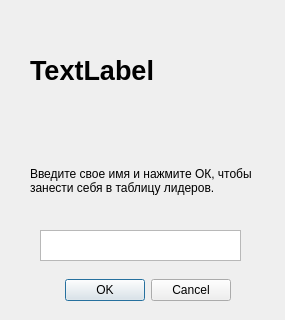
<?xml version="1.0" encoding="UTF-8"?>
<ui version="4.0">
 <class>VictoryWindow</class>
 <widget class="QDialog" name="VictoryWindow">
  <property name="geometry">
   <rect>
    <x>0</x>
    <y>0</y>
    <width>285</width>
    <height>320</height>
   </rect>
  </property>
  <property name="windowTitle">
   <string>Победа!</string>
  </property>
  <property name="modal">
   <bool>true</bool>
  </property>
  <widget class="QDialogButtonBox" name="buttonBox">
   <property name="geometry">
    <rect>
     <x>10</x>
     <y>270</y>
     <width>221</width>
     <height>41</height>
    </rect>
   </property>
   <property name="orientation">
    <enum>Qt::Horizontal</enum>
   </property>
   <property name="standardButtons">
    <set>QDialogButtonBox::Cancel|QDialogButtonBox::Ok</set>
   </property>
  </widget>
  <widget class="QLabel" name="label">
   <property name="geometry">
    <rect>
     <x>30</x>
     <y>40</y>
     <width>231</width>
     <height>61</height>
    </rect>
   </property>
   <property name="font">
    <font>
     <pointsize>20</pointsize>
     <bold>true</bold>
    </font>
   </property>
   <property name="text">
    <string>TextLabel</string>
   </property>
  </widget>
  <widget class="QTextEdit" name="textEdit">
   <property name="geometry">
    <rect>
     <x>40</x>
     <y>230</y>
     <width>201</width>
     <height>31</height>
    </rect>
   </property>
  </widget>
  <widget class="QLabel" name="label_2">
   <property name="geometry">
    <rect>
     <x>30</x>
     <y>150</y>
     <width>231</width>
     <height>61</height>
    </rect>
   </property>
   <property name="text">
    <string>Введите свое имя и нажмите ОК, чтобы занести себя в таблицу лидеров.</string>
   </property>
   <property name="scaledContents">
    <bool>false</bool>
   </property>
   <property name="wordWrap">
    <bool>true</bool>
   </property>
  </widget>
 </widget>
 <resources/>
 <connections>
  <connection>
   <sender>buttonBox</sender>
   <signal>accepted()</signal>
   <receiver>VictoryWindow</receiver>
   <slot>accept()</slot>
   <hints>
    <hint type="sourcelabel">
     <x>248</x>
     <y>254</y>
    </hint>
    <hint type="destinationlabel">
     <x>157</x>
     <y>274</y>
    </hint>
   </hints>
  </connection>
  <connection>
   <sender>buttonBox</sender>
   <signal>rejected()</signal>
   <receiver>VictoryWindow</receiver>
   <slot>reject()</slot>
   <hints>
    <hint type="sourcelabel">
     <x>316</x>
     <y>260</y>
    </hint>
    <hint type="destinationlabel">
     <x>286</x>
     <y>274</y>
    </hint>
   </hints>
  </connection>
 </connections>
</ui>
